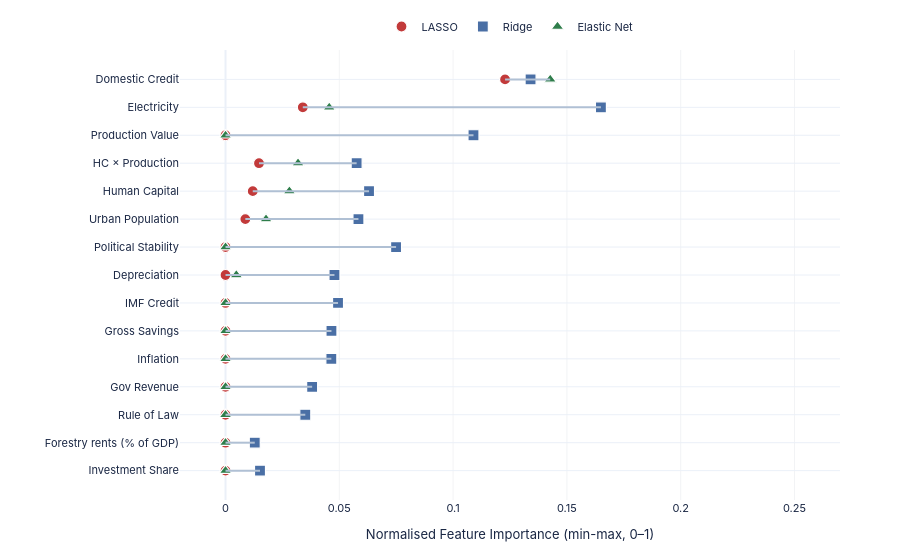

The cell this chart's notebook holds for it:
### Code cell
d = imp_show.head(15).iloc[::-1].reset_index(drop=True)
lin_models = ['LASSO', 'Ridge', 'Elastic Net']
symbols = {'LASSO': 'circle', 'Ridge': 'square', 'Elastic Net': 'triangle-up'}
colors  = {'LASSO': PAL['red'], 'Ridge': PAL['blue'], 'Elastic Net': PAL['green']}

fig7 = go.Figure()
for _, row in d.iterrows():
    vals = [row[m] for m in lin_models if not np.isnan(row[m])]
    if len(vals) >= 2:
        fig7.add_shape(type='line',
                       x0=min(vals), x1=max(vals), y0=row['Short'], y1=row['Short'],
                       line=dict(color='#b0c0d4', width=2))

for m in lin_models:
    fig7.add_trace(go.Scatter(
        x=d[m], y=d['Short'], mode='markers', name=m,
        marker=dict(symbol=symbols[m], color=colors[m], size=11,
                    line=dict(width=1.2, color='white')),
        hovertemplate=f'%{{y}}: %{{x:.3f}}<extra>{m}</extra>',
    ))

fig7.update_layout(**base_layout(
    height=560, margin=dict(l=180, r=60, t=40, b=60),
    xaxis=dict(title='Normalised Feature Importance (min-max, 0\u20131)',
               gridcolor=GRID, gridwidth=0.5, range=[-0.02, 0.27]),
    yaxis=dict(tickfont=dict(size=11)),
    legend=dict(orientation='h', yanchor='bottom', y=1.02, xanchor='center', x=0.5,
                font=dict(size=11)),
))
save(fig7, '07_ml_feature_importance', w=1200, h=560)
fig7.show(config=CFG)

### Figure 1 — Plotly figure (JSON) as saved in the notebook; plotly's stock layout.template omitted (floating-point values rounded to 4 significant figures)
{"data": [{"hovertemplate": "%{y}: %{x:.3f}<extra>LASSO</extra>", "marker": {"color": "#c23a3a", "line": {"color": "white", "width": 1.2}, "size": 11, "symbol": "circle"}, "mode": "markers", "name": "LASSO", "type": "scatter", "x": [0.0, 0.0, 0.0, 0.0, 0.0, 0.0, 0.0, 0.0, 0.0, 0.008707, 0.01197, 0.01471, 0.0, 0.03396, 0.1228], "y": ["Investment Share", "Forestry rents (% of GDP)", "Rule of Law", "Gov Revenue", "Inflation", "Gross Savings", "IMF Credit", "Depreciation", "Political Stability", "Urban Population", "Human Capital", "HC × Production", "Production Value", "Electricity", "Domestic Credit"]}, {"hovertemplate": "%{y}: %{x:.3f}<extra>Ridge</extra>", "marker": {"color": "#4a6fa5", "line": {"color": "white", "width": 1.2}, "size": 11, "symbol": "square"}, "mode": "markers", "name": "Ridge", "type": "scatter", "x": [0.01515, 0.01285, 0.03505, 0.03806, 0.0465, 0.04655, 0.04944, 0.04787, 0.07495, 0.05841, 0.06307, 0.05761, 0.109, 0.165, 0.134], "y": ["Investment Share", "Forestry rents (% of GDP)", "Rule of Law", "Gov Revenue", "Inflation", "Gross Savings", "IMF Credit", "Depreciation", "Political Stability", "Urban Population", "Human Capital", "HC × Production", "Production Value", "Electricity", "Domestic Credit"]}, {"hovertemplate": "%{y}: %{x:.3f}<extra>Elastic Net</extra>", "marker": {"color": "#2e7d4a", "line": {"color": "white", "width": 1.2}, "size": 11, "symbol": "triangle-up"}, "mode": "markers", "name": "Elastic Net", "type": "scatter", "x": [0.0, 0.0, 0.0, 0.0, 0.0, 0.0, 0.0, 0.004746, 0.0, 0.01781, 0.02806, 0.03187, 0.0, 0.04557, 0.1427], "y": ["Investment Share", "Forestry rents (% of GDP)", "Rule of Law", "Gov Revenue", "Inflation", "Gross Savings", "IMF Credit", "Depreciation", "Political Stability", "Urban Population", "Human Capital", "HC × Production", "Production Value", "Electricity", "Domestic Credit"]}], "layout": {"font": {"color": "#1a2744", "family": "IBM Plex Sans, -apple-system, BlinkMacSystemFont, sans-serif", "size": 11}, "height": 560, "legend": {"font": {"size": 11}, "orientation": "h", "x": 0.5, "xanchor": "center", "y": 1.02, "yanchor": "bottom"}, "margin": {"b": 60, "l": 180, "r": 60, "t": 40}, "paper_bgcolor": "#ffffff", "plot_bgcolor": "#ffffff", "shapes": [{"line": {"color": "#b0c0d4", "width": 2}, "type": "line", "x0": 0.0, "x1": 0.01515, "y0": "Investment Share", "y1": "Investment Share"}, {"line": {"color": "#b0c0d4", "width": 2}, "type": "line", "x0": 0.0, "x1": 0.01285, "y0": "Forestry rents (% of GDP)", "y1": "Forestry rents (% of GDP)"}, {"line": {"color": "#b0c0d4", "width": 2}, "type": "line", "x0": 0.0, "x1": 0.03505, "y0": "Rule of Law", "y1": "Rule of Law"}, {"line": {"color": "#b0c0d4", "width": 2}, "type": "line", "x0": 0.0, "x1": 0.03806, "y0": "Gov Revenue", "y1": "Gov Revenue"}, {"line": {"color": "#b0c0d4", "width": 2}, "type": "line", "x0": 0.0, "x1": 0.0465, "y0": "Inflation", "y1": "Inflation"}, {"line": {"color": "#b0c0d4", "width": 2}, "type": "line", "x0": 0.0, "x1": 0.04655, "y0": "Gross Savings", "y1": "Gross Savings"}, {"line": {"color": "#b0c0d4", "width": 2}, "type": "line", "x0": 0.0, "x1": 0.04944, "y0": "IMF Credit", "y1": "IMF Credit"}, {"line": {"color": "#b0c0d4", "width": 2}, "type": "line", "x0": 0.0, "x1": 0.04787, "y0": "Depreciation", "y1": "Depreciation"}, {"line": {"color": "#b0c0d4", "width": 2}, "type": "line", "x0": 0.0, "x1": 0.07495, "y0": "Political Stability", "y1": "Political Stability"}, {"line": {"color": "#b0c0d4", "width": 2}, "type": "line", "x0": 0.008707, "x1": 0.05841, "y0": "Urban Population", "y1": "Urban Population"}, {"line": {"color": "#b0c0d4", "width": 2}, "type": "line", "x0": 0.01197, "x1": 0.06307, "y0": "Human Capital", "y1": "Human Capital"}, {"line": {"color": "#b0c0d4", "width": 2}, "type": "line", "x0": 0.01471, "x1": 0.05761, "y0": "HC × Production", "y1": "HC × Production"}, {"line": {"color": "#b0c0d4", "width": 2}, "type": "line", "x0": 0.0, "x1": 0.109, "y0": "Production Value", "y1": "Production Value"}, {"line": {"color": "#b0c0d4", "width": 2}, "type": "line", "x0": 0.03396, "x1": 0.165, "y0": "Electricity", "y1": "Electricity"}, {"line": {"color": "#b0c0d4", "width": 2}, "type": "line", "x0": 0.1228, "x1": 0.1427, "y0": "Domestic Credit", "y1": "Domestic Credit"}], "xaxis": {"gridcolor": "#e5e7eb", "gridwidth": 0.5, "range": [-0.02, 0.27], "title": {"text": "Normalised Feature Importance (min-max, 0–1)"}}, "yaxis": {"tickfont": {"size": 11}}}}
